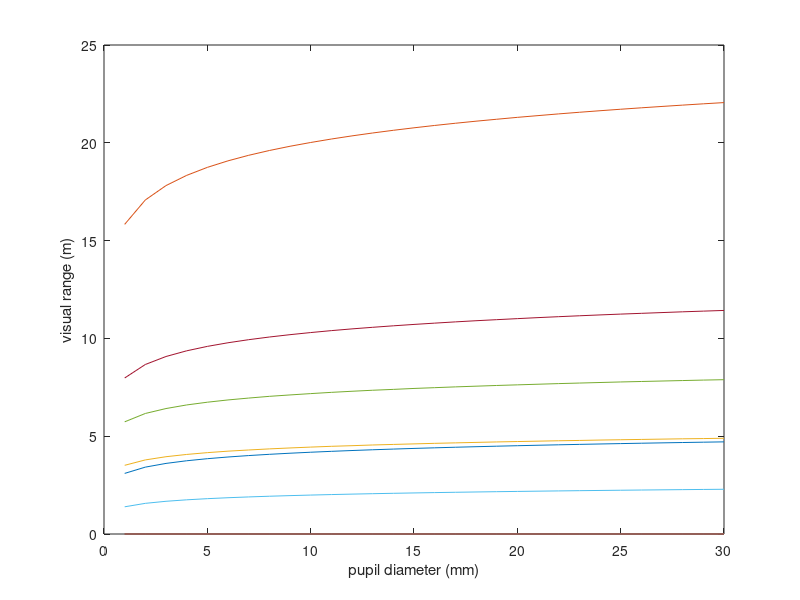

The MATLAB script that drew this image: (Note: this script raises an error after producing the figure.)
close all;
clear all;

load('aquaticRangeSensitivity'); load('pupilSizevsRangeConstantDepth_River');

figure();
plot(pupilValues*10^3,visualRangeSensitivity(:,:,1));
hold on;
plot(pupilValues*10^3,visualRange_River(:,:,1));
plot(pupilValues*10^3,visualRangeSensitivity(:,:,2));
plot(pupilValues*10^3,visualRange_River(:,:,2));
xlabel('pupil diameter (mm)'); ylabel('visual range (m)')

 key={'abs scat equal up @8m','low abs scat up @8m','high abs up @8m','high scat up @8m',...
     'river up @8m','abs scat equal hor @8m','low abs scat hor @8m','high abs hor @8m','high scat hor @8m',...
     'river hor @8m'};
    
    columnlegend(2,key,'location','north',...
        'fontsize',8)
    
figure();
semilogy(pupilValues*10^3,visualRangeSensitivity(:,:,1));
hold on;
semilogy(pupilValues*10^3,visualRange_River(:,:,1));
semilogy(pupilValues*10^3,visualRangeSensitivity(:,:,2));
semilogy(pupilValues*10^3,visualRange_River(:,:,2));
xlabel('pupil diameter (mm)'); ylabel('visual range (m)')

 key={'abs scat equal up @8m','low abs scat up @8m','high abs up @8m','high scat up @8m',...
     'river up @8m','abs scat equal hor @8m','low abs scat hor @8m','high abs hor @8m','high scat hor @8m',...
     'river hor @8m'};
    
    columnlegend(2,key,'location','north',...
        'fontsize',8)